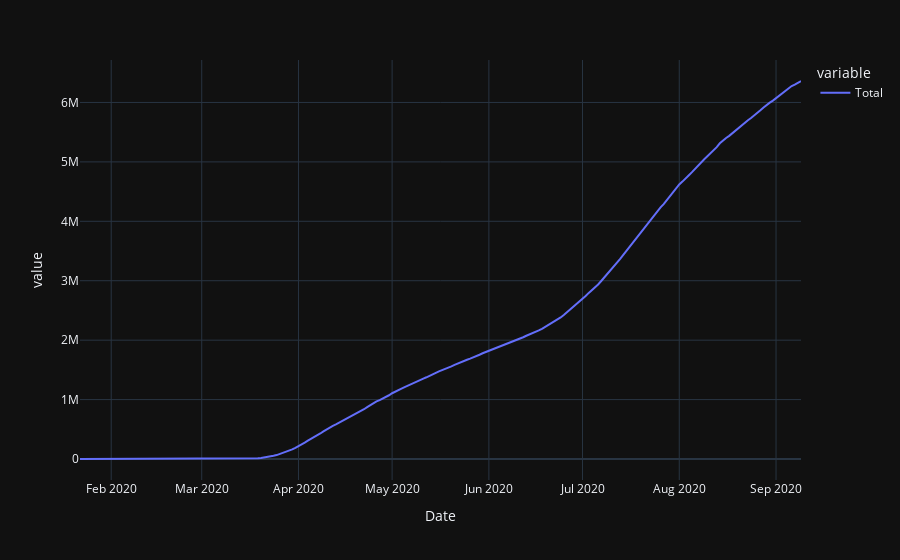

Notebook source saved alongside this figure:
### Markdown cell above
## Confirmed

### Code cell
data=create_data_frame('Confirmed')
plot_data_frame()

### Figure 1 — Plotly figure (JSON) as saved in the notebook; plotly's stock layout.template omitted (floating-point values rounded to 4 significant figures; data arrays with more than 128 entries replaced by an {"elided": "..."} marker saying what was removed)
{"data": [{"hovertemplate": "variable=Total<br>Date=%{x}<br>value=%{y}<extra></extra>", "legendgroup": "Total", "line": {"color": "#636efa", "dash": "solid"}, "mode": "lines", "name": "Total", "orientation": "v", "showlegend": true, "type": "scatter", "x": {"elided": "232 str values"}, "xaxis": "x", "y": {"elided": "232 int values"}, "yaxis": "y"}], "layout": {"legend": {"title": {"text": "variable"}, "tracegroupgap": 0}, "margin": {"t": 60}, "xaxis": {"anchor": "y", "domain": [0, 1], "title": {"text": "Date"}}, "yaxis": {"anchor": "x", "domain": [0, 1], "title": {"text": "value"}}}}
